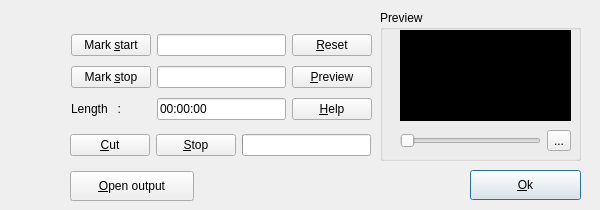
<?xml version="1.0" encoding="UTF-8"?>
<ui version="4.0">
 <class>cutterDialog</class>
 <widget class="QDialog" name="cutterDialog">
  <property name="geometry">
   <rect>
    <x>0</x>
    <y>0</y>
    <width>600</width>
    <height>210</height>
   </rect>
  </property>
  <property name="minimumSize">
   <size>
    <width>600</width>
    <height>210</height>
   </size>
  </property>
  <property name="maximumSize">
   <size>
    <width>600</width>
    <height>210</height>
   </size>
  </property>
  <property name="windowTitle">
   <string>Media Cutter</string>
  </property>
  <widget class="QLabel" name="label">
   <property name="geometry">
    <rect>
     <x>10</x>
     <y>40</y>
     <width>51</width>
     <height>71</height>
    </rect>
   </property>
   <property name="text">
    <string/>
   </property>
   <property name="pixmap">
    <pixmap resource="ExMplayer.qrc">:/images/mediacutter.png</pixmap>
   </property>
  </widget>
  <widget class="QWidget" name="layoutWidget">
   <property name="geometry">
    <rect>
     <x>70</x>
     <y>130</y>
     <width>301</width>
     <height>31</height>
    </rect>
   </property>
   <layout class="QHBoxLayout" name="horizontalLayout">
    <item>
     <widget class="QPushButton" name="pushButtonCut">
      <property name="text">
       <string>&amp;Cut</string>
      </property>
      <property name="icon">
       <iconset resource="ExMplayer.qrc">
        <normaloff>:/images/mediacutter.png</normaloff>:/images/mediacutter.png</iconset>
      </property>
      <property name="iconSize">
       <size>
        <width>16</width>
        <height>16</height>
       </size>
      </property>
     </widget>
    </item>
    <item>
     <widget class="QPushButton" name="pushButtonclose">
      <property name="text">
       <string>&amp;Stop</string>
      </property>
     </widget>
    </item>
    <item>
     <widget class="QProgressBar" name="progressBar">
      <property name="value">
       <number>0</number>
      </property>
      <property name="textVisible">
       <bool>false</bool>
      </property>
     </widget>
    </item>
   </layout>
  </widget>
  <widget class="QWidget" name="layoutWidget">
   <property name="geometry">
    <rect>
     <x>70</x>
     <y>170</y>
     <width>301</width>
     <height>32</height>
    </rect>
   </property>
   <layout class="QHBoxLayout" name="horizontalLayout_3">
    <item>
     <widget class="QPushButton" name="pushButtonof">
      <property name="minimumSize">
       <size>
        <width>124</width>
        <height>30</height>
       </size>
      </property>
      <property name="text">
       <string>&amp;Open output</string>
      </property>
      <property name="icon">
       <iconset resource="ExMplayer.qrc">
        <normaloff>:/images/fileopen.png</normaloff>:/images/fileopen.png</iconset>
      </property>
     </widget>
    </item>
    <item>
     <widget class="QLabel" name="label_3">
      <property name="text">
       <string/>
      </property>
     </widget>
    </item>
    <item>
     <widget class="QLabel" name="labelst">
      <property name="text">
       <string/>
      </property>
     </widget>
    </item>
   </layout>
  </widget>
  <widget class="QGroupBox" name="groupBox">
   <property name="geometry">
    <rect>
     <x>380</x>
     <y>10</y>
     <width>201</width>
     <height>151</height>
    </rect>
   </property>
   <property name="title">
    <string>Preview</string>
   </property>
   <widget class="QLabel" name="vid">
    <property name="geometry">
     <rect>
      <x>20</x>
      <y>20</y>
      <width>171</width>
      <height>91</height>
     </rect>
    </property>
    <property name="styleSheet">
     <string notr="true">background-color: rgb(1, 0, 0);</string>
    </property>
    <property name="text">
     <string/>
    </property>
   </widget>
   <widget class="QWidget" name="layoutWidget">
    <property name="geometry">
     <rect>
      <x>20</x>
      <y>115</y>
      <width>171</width>
      <height>31</height>
     </rect>
    </property>
    <layout class="QHBoxLayout" name="horizontalLayout_2">
     <item>
      <widget class="rphSlider" name="seek">
       <property name="orientation">
        <enum>Qt::Horizontal</enum>
       </property>
      </widget>
     </item>
     <item>
      <widget class="QToolButton" name="toolButtonStop">
       <property name="toolTip">
        <string>Stop</string>
       </property>
       <property name="text">
        <string>...</string>
       </property>
       <property name="icon">
        <iconset resource="ExMplayer.qrc">
         <normaloff>:/images/stop.png</normaloff>:/images/stop.png</iconset>
       </property>
      </widget>
     </item>
    </layout>
   </widget>
  </widget>
  <widget class="QPushButton" name="pushButton_2">
   <property name="geometry">
    <rect>
     <x>470</x>
     <y>170</y>
     <width>111</width>
     <height>30</height>
    </rect>
   </property>
   <property name="minimumSize">
    <size>
     <width>0</width>
     <height>30</height>
    </size>
   </property>
   <property name="text">
    <string>&amp;Ok</string>
   </property>
   <property name="icon">
    <iconset resource="ExMplayer.qrc">
     <normaloff>:/images/ok.png</normaloff>:/images/ok.png</iconset>
   </property>
   <property name="default">
    <bool>true</bool>
   </property>
  </widget>
  <widget class="QWidget" name="layoutWidget">
   <property name="geometry">
    <rect>
     <x>71</x>
     <y>30</y>
     <width>301</width>
     <height>95</height>
    </rect>
   </property>
   <layout class="QGridLayout" name="gridLayout">
    <item row="0" column="0">
     <widget class="QPushButton" name="pushButtonStart">
      <property name="text">
       <string>Mark &amp;start</string>
      </property>
     </widget>
    </item>
    <item row="0" column="1">
     <widget class="QLineEdit" name="lineEditStart">
      <property name="readOnly">
       <bool>true</bool>
      </property>
     </widget>
    </item>
    <item row="0" column="2">
     <widget class="QPushButton" name="pushButtonReset">
      <property name="text">
       <string>&amp;Reset</string>
      </property>
      <property name="icon">
       <iconset resource="ExMplayer.qrc">
        <normaloff>:/images/reset.png</normaloff>:/images/reset.png</iconset>
      </property>
     </widget>
    </item>
    <item row="1" column="0">
     <widget class="QPushButton" name="pushButtonStop">
      <property name="text">
       <string>Mark &amp;stop</string>
      </property>
     </widget>
    </item>
    <item row="1" column="1">
     <widget class="QLineEdit" name="lineEditStop">
      <property name="readOnly">
       <bool>true</bool>
      </property>
     </widget>
    </item>
    <item row="2" column="0">
     <widget class="QLabel" name="label_2">
      <property name="text">
       <string>Length   :</string>
      </property>
      <property name="alignment">
       <set>Qt::AlignLeading|Qt::AlignLeft|Qt::AlignVCenter</set>
      </property>
     </widget>
    </item>
    <item row="2" column="1">
     <widget class="QLineEdit" name="lineEditLen">
      <property name="text">
       <string>00:00:00</string>
      </property>
      <property name="readOnly">
       <bool>true</bool>
      </property>
     </widget>
    </item>
    <item row="1" column="2">
     <widget class="QPushButton" name="pushButtonpre">
      <property name="text">
       <string>&amp;Preview</string>
      </property>
     </widget>
    </item>
    <item row="2" column="2">
     <widget class="QPushButton" name="pushButtonhelp">
      <property name="text">
       <string>&amp;Help</string>
      </property>
     </widget>
    </item>
   </layout>
  </widget>
 </widget>
 <customwidgets>
  <customwidget>
   <class>rphSlider</class>
   <extends>QSlider</extends>
   <header>rphslider.h</header>
  </customwidget>
 </customwidgets>
 <resources>
  <include location="ExMplayer.qrc"/>
 </resources>
 <connections/>
</ui>
